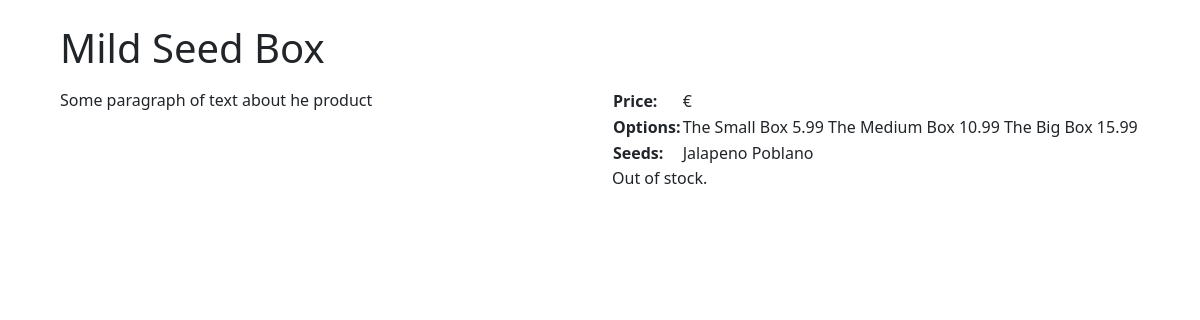
Screenshot of /seedbox/mild-seed-box with the database file from the repository.
### products/models.py (models this page shows)
class BaseProduct(models.Model):
    name = models.CharField(max_length=255)
    slug = models.SlugField()
    description = models.TextField(null=True, blank=True)
    excerpt = models.TextField(null=True, blank=True)
    current_stock = models.PositiveIntegerField(default=0)
    in_stock = models.BooleanField(default=False)
    added_on = models.DateField(auto_now_add=True)
    class Meta:
        ordering = ('name',)
    def __str__(self):
        return self.name

class ProductSizes(models.Model):
    size = models.CharField(max_length=40)
    price = models.DecimalField(max_digits=5, decimal_places=2)
    def __str__(self):
        return self.size

class Seed(BaseProduct):
    time_to_maturity = models.CharField(max_length=140, null=True, blank=True)
    flavour = models.CharField(max_length=140, null=True, blank=True)
    scovilles = models.CharField(max_length=140, null=True, blank=True)
    price = models.DecimalField(max_digits=5, decimal_places=2)

### products/views.py (the view)
# urls.py: path('seedbox/<slug>', views.SeedBoxView.as_view(), name='seedbox'),
class SeedBoxView(View):
    def get(self, request, slug):
        seedbox = get_object_or_404(SeedBox, slug=slug)
        template_name = 'product.html'
        context = {
            'product': seedbox,
        }
        return render(request, template_name, context)

### templates/product.html (shortened to what this page needs)
{% extends 'base.html' %}
{% load static %}
{% block content %}
<section class="container-fluid">
    <div class="row m-4">
        <div>
            <h1>{{ product.name }}</h1>
        </div>
        <div class="col-md-6">
            <p>{{ product.description }}</p>
        </div>
        <div class="col-md-6">
            <div>
                <table>
                    <tr>
                        <th>Price: </th>
                        <td>€{{ product.price }}</td>
                    </tr>
                    {% if product.sizes %}
                    <tr>
                        <th>Options: </th>
                        <td>{% for size in product.sizes.all %}<span>{{ size }} {{ size.price}} </span>{% endfor %}</td>
                    </tr>
                    {% endif %}
                    <tr>
                        {% if product.seeds %}
                        <th>Seeds: </th>
                        <td>{% for seed in product.seeds.all %}<span>{{ seed }} </span>{% endfor %}</td>
                        {% endif %}
                    </tr>
                </table>
                {% if product.in_stock %}
                <p>In stock.</p>
                {% else %}
                <p>Out of stock.</p>
                {% endif %}
            </div>
        </div>
    </div>
</section>
{% endblock %}

### rows the page displays
BaseProduct: name "Mild Seed Box", description "Some paragraph of text about he product"
ProductSizes: size "The Small Box", price "5.99"
ProductSizes: size "The Medium Box", price "10.99"
ProductSizes: size "The Big Box", price "15.99"
Seed: name "Jalapeno"
Seed: name "Poblano"
